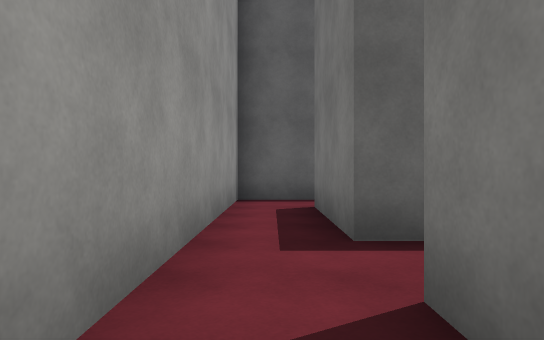
[1] (above)

24 first-person views from a walk through a Unity game level. The camera is 1.3 m above the floor, looks level and sees 75° across. The floor is counted in squares, 2 m on a side. Each view is taken from the middle of a square. On the plan, view 1 faces up. The plan holds only what a view shows up to about 10 squares ahead; the rest is blank. Some surface patterns are stand-ins.

[2]
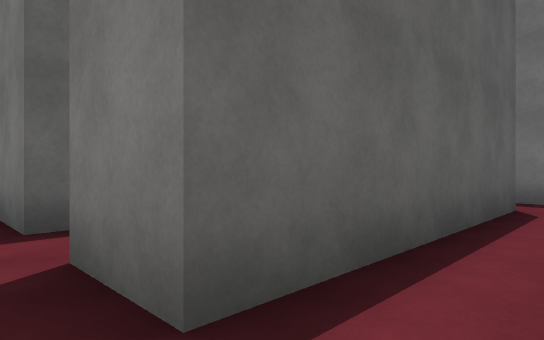

[3]
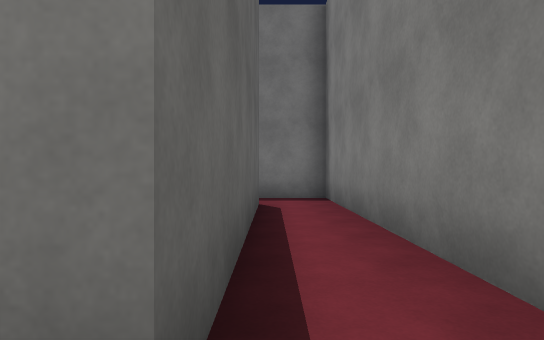

[4]
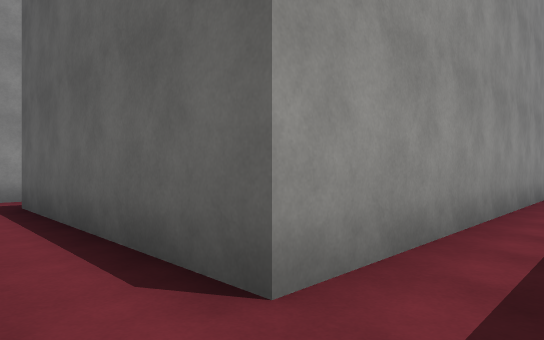

[5]
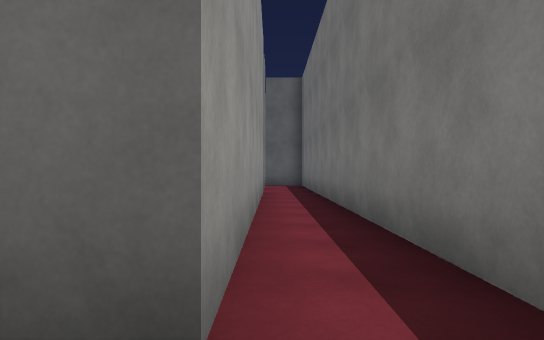

[6]
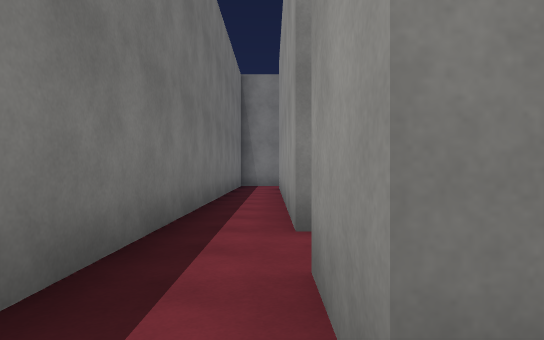

[7]
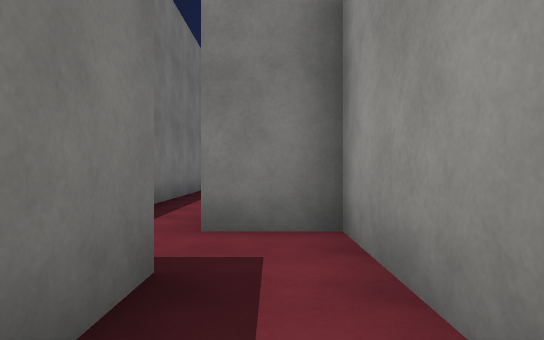

[8]
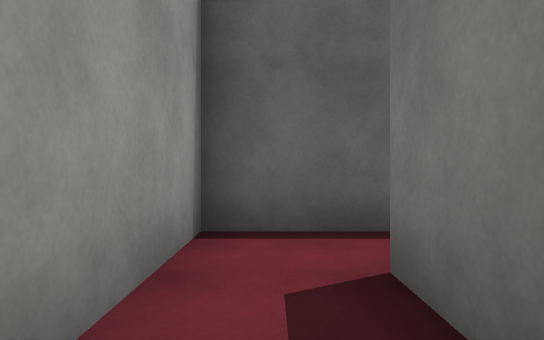

[9]
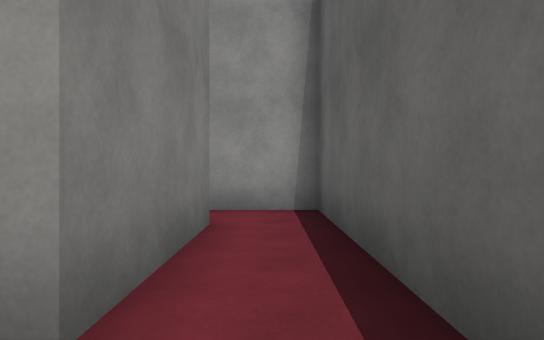

[10]
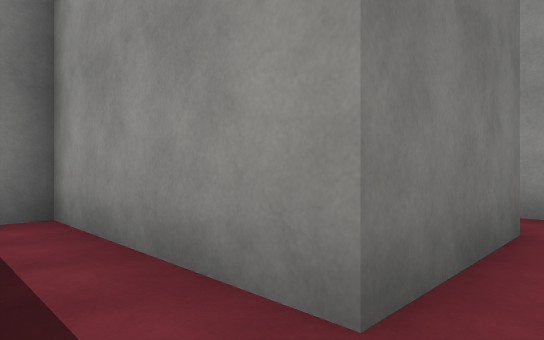

[11]
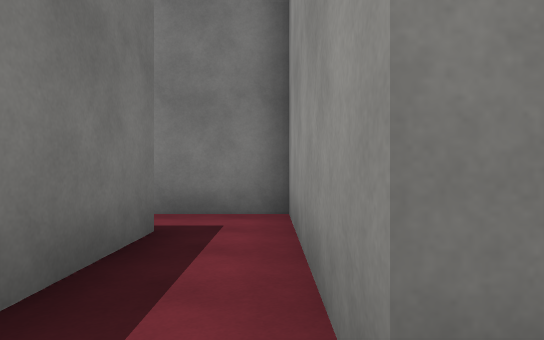

[12]
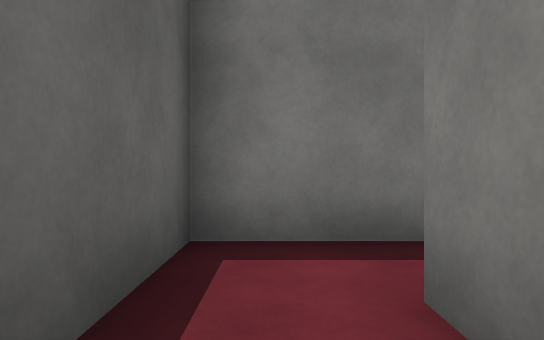

[13]
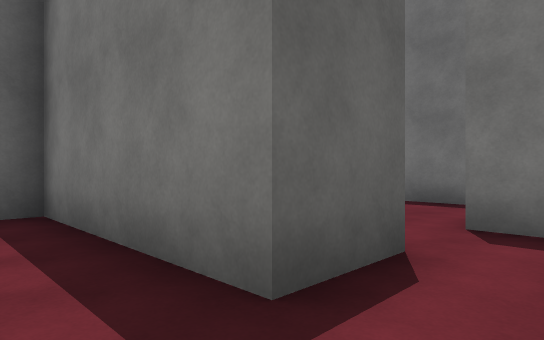

[14]
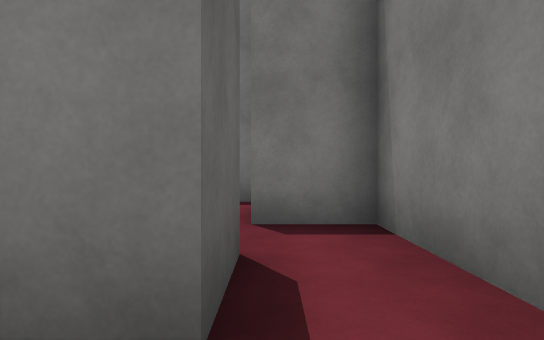

[15]
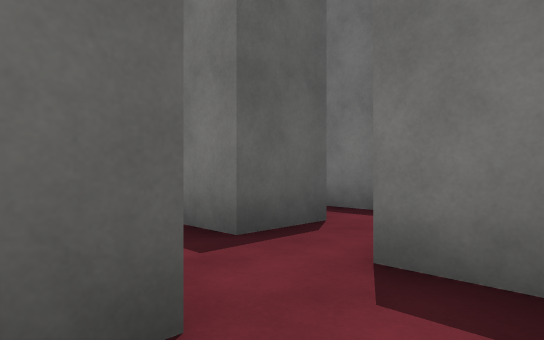

[16]
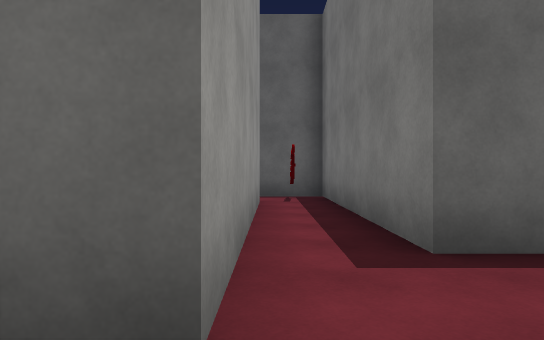

[17]
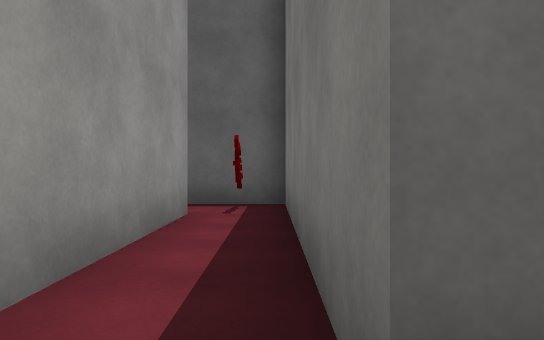

[18]
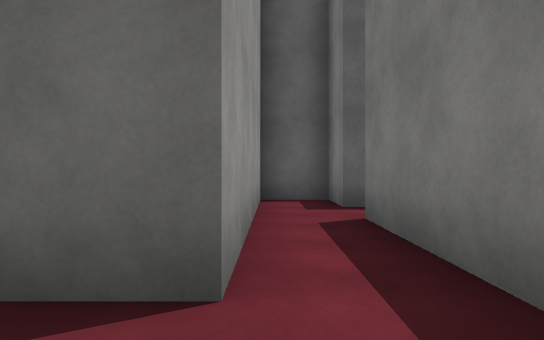

[19]
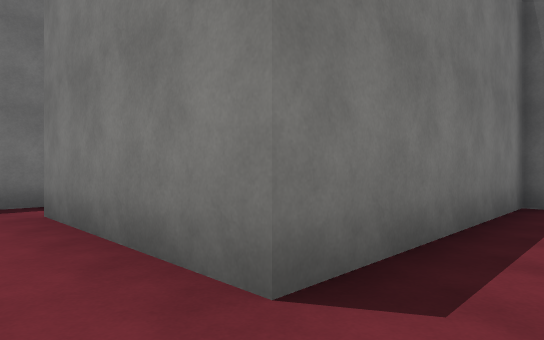

[20]
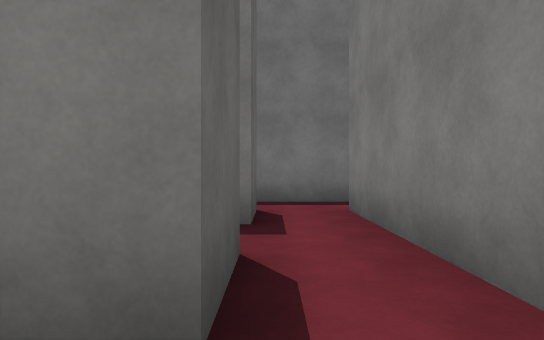

[21]
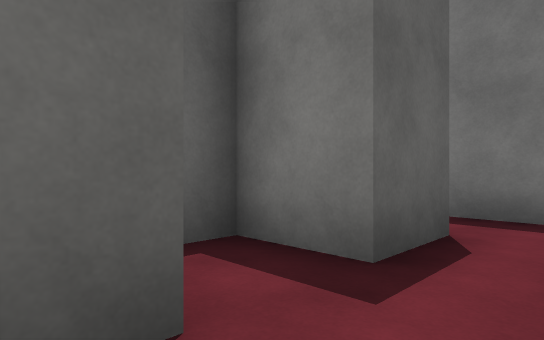

[22]
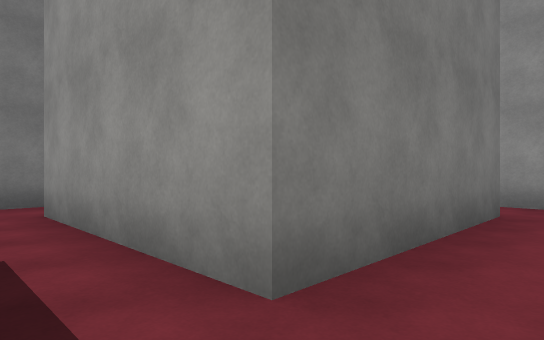

[23]
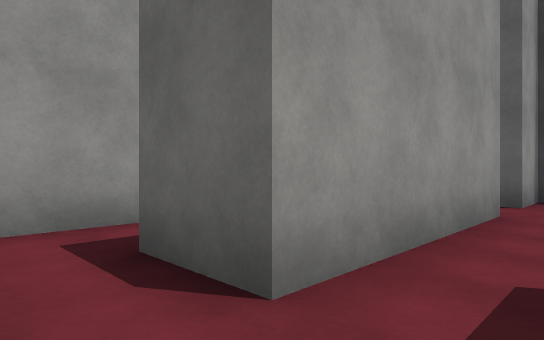

[24]
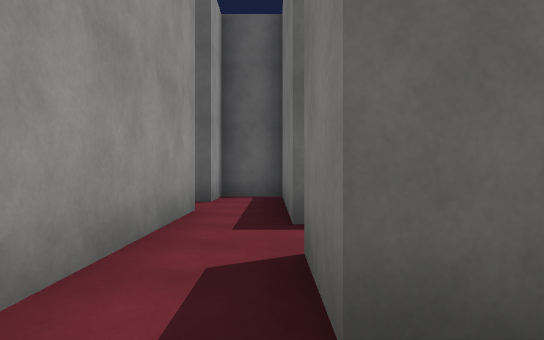

### Floor plan
Ten units are one square. View 1 is at (0, 0); x grows to the right and y downward. Boxes are objects, and circles mark ways between rooms. Rooms are numbered by the first view taken in them; rooms with no view inside come last. Other rooms are left out.
<svg viewBox="-5 -202 290 220">
<path fill="none" stroke="#000" d="M68 -92 68 -2 8 -2M16 13 82 13 82 -114M68 -138 68 -153M52 -156 52 -123 68 -123 68 -108M128 -122 113 -122 113 -168 52 -168 52 -156M68 -153 97 -153 97 -107 126 -107M158 -137 143 -137 143 -197 124 -197M128 -182 128 -122M126 -107 143 -107 143 -122M188 -182 173 -182 173 -197 158 -197 158 -137M233 -154 233 -197 218 -197 218 -182 203 -182 203 -197 196 -197M173 -106 173 -167 218 -167 218 -154M240 -122 233 -122M214 -107 221 -107M188 -130 188 -115M218 -122 202 -122"/>
<circle cx="60" cy="-145" r="3" fill="#2a7"/>
<circle cx="120" cy="-115" r="3" fill="#2a7"/>
<circle cx="150" cy="-130" r="3" fill="#2a7"/>
<circle cx="210" cy="-115" r="3" fill="#2a7"/>
<text x="70" y="-50">1</text>
<text x="100" y="-140">2</text>
<text x="140" y="-150">3</text>
<text x="190" y="-170">4</text>
<text x="280" y="-120">5</text>
<text x="200" y="-130">6</text>
</svg>
Room 1 opens to room 2. Room 2 opens to room 3. Room 3 opens to room 4. Room 5 opens to room 6.

Where each view was taken, in squares from view 1:
view 1: 0 up, 0 right, facing up
view 2: 1 down, 0 right, facing up-right
view 3: 0 up, 0 right, facing right
view 4: 1 down, 8 right, facing up-left
view 5: 1 down, 7 right, facing up
view 6: 13 up, 7 right, facing down
view 7: 16 up, 6 right, facing down
view 8: 13 up, 6 right, facing up
view 9: 16 up, 11 right, facing left
view 10: 16 up, 11 right, facing down-left
view 11: 16 up, 10 right, facing down
view 12: 16 up, 8 right, facing right
view 13: 11 up, 10 right, facing up-right
view 14: 12 up, 10 right, facing right
view 15: 11 up, 12 right, facing up-right
view 16: 11 up, 13 right, facing up
view 17: 13 up, 14 right, facing up
view 18: 12 up, 16 right, facing up
view 19: 18 up, 16 right, facing down-right
view 20: 18 up, 16 right, facing right
view 21: 17 up, 18 right, facing up-right
view 22: 18 up, 23 right, facing down-left
view 23: 11 up, 23 right, facing up-left
view 24: 11 up, 23 right, facing up
